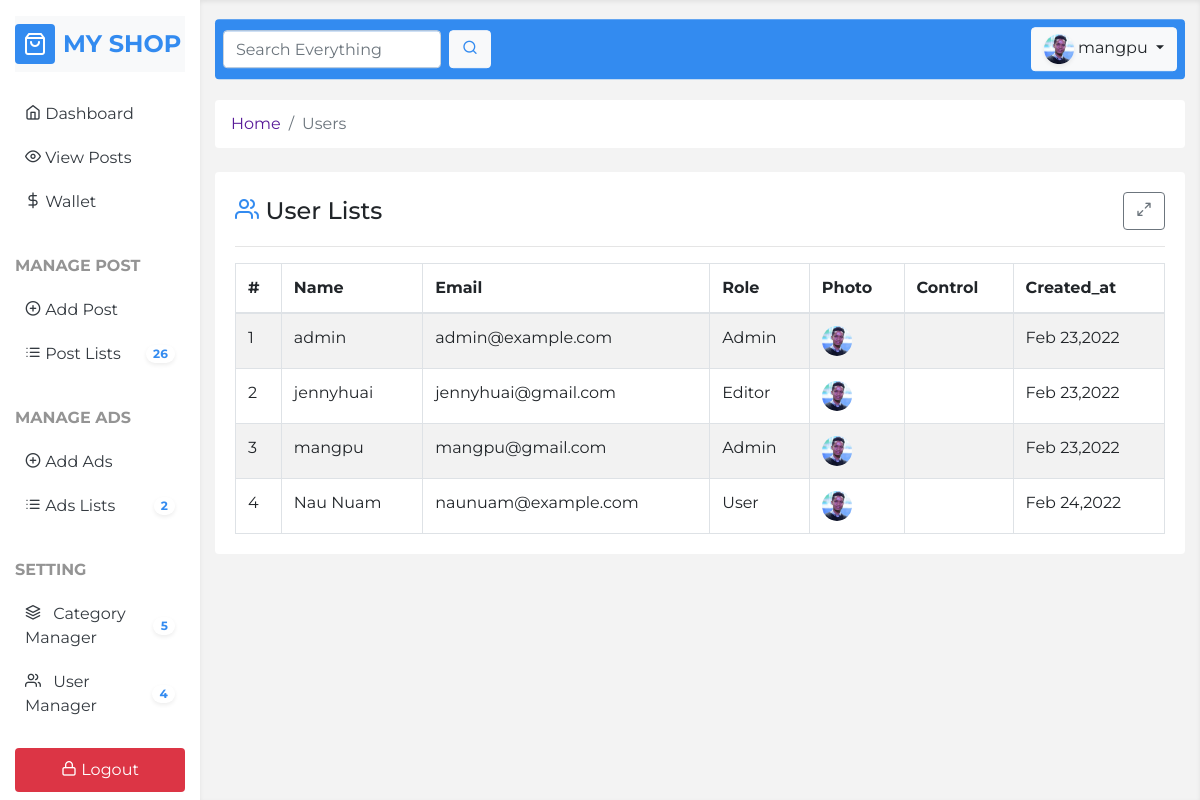
/user_list.php (signed in), run on the app's committed database.
### tables this page shows
CREATE TABLE `users` (
  `id` int(11) NOT NULL,
  `name` varchar(50) NOT NULL,
  `email` varchar(50) NOT NULL,
  `password` varchar(255) NOT NULL,
  `role` enum('0','1','2') NOT NULL DEFAULT '2',
  `photo` varchar(255) NOT NULL DEFAULT 'default.png',
  `balance` bigint(20) NOT NULL,
  `created_at` timestamp NOT NULL DEFAULT current_timestamp()
);

### core/base.php (called while the page is built, shortened)
<?php
function con() {
   return mysqli_connect("localhost", "root", "", "my_blog");
}
$role = ["Admin", "Editor", "User"];
$url = "http://{$_SERVER['HTTP_HOST']}";

### core/functions.php (called while the page is built, shortened)
<?php
function fetchAll($sql) {
    $query = mysqli_query(con(), $sql);
    $rows = [];
    while($row = mysqli_fetch_assoc($query)) {
        array_push($rows, $row);
    }
    return $rows;
}
function showTime($timestamp, $format='d-m-Y') {
     return date($format, strtotime($timestamp));
}
function users() {
    $sql = "SELECT * FROM users";
    return fetchAll($sql);
}

### user_list.php (the view, shortened to what this page needs)
<?php include "template/header.php"; ?>
        <div class="row">
                <div class="col-12">
                    <nav aria-label="breadcrumb">
                        <ol class="breadcrumb bg-white mb-4">
                            <li class="breadcrumb-item"><a href="<?php echo $url; ?>/dashboard.php">Home</a></li>
                            <li class="breadcrumb-item active" aria-current="page">Users</li>
                        </ol>
                    </nav>
                </div>
            </div>
            <div class="row">
                <div class="col-12">
                    <div class="card mb-4">
                        <div class="card-body">
                            <div class="d-flex justify-content-between align-items-center">
                                <h4 class="mb-0">
                                    <i class="feather-users text-primary"></i> User Lists
                                </h4>
                                <a href="#" class="btn btn-outline-secondary full-screen-btn">
                                        <i class="feather-maximize-2"></i>
                                </a>
                            </div>
                            <hr>
                             <table class="table table-hover table-bordered table-striped mt-3 mb-0">
                                <thead>
                                    <tr>
                                        <th>#</th>
                                        <th>Name</th>
                                        <th>Email</th>
                                        <th>Role</th>
                                        <th>Photo</th>
                                        <th>Control</th>
                                        <th>Created_at</th>
                                    </tr>
                                </thead>
                                <tbody>
                                    <?php
                                        foreach(users() as $c) {
                                    ?>
                                            <tr>
                                                <td><?php echo $c['id']; ?></td>
                                                <td><?php echo $c['name']; ?></td>
                                                <td><?php echo $c['email']; ?></td>
                                                <td><?php echo $role[$c['role']]; ?></td>
                                                <td><img src="<?php echo $url; ?>/assets/img/<?php echo $_SESSION['user']['photo']; ?>" alt=""></td>
                                                <td></td>
                                                <td><?php echo showTime($c['created_at'], 'M d,Y'); ?></td>
                                            </tr>
                                    <?php }; ?>
                                </tbody>
                            </table>
                        </div>
                    </div>
                </div>
            </div>
<?php include "template/footer.php"; ?>

### assets/css/style.css (style rules this page uses)
:root { --primary-soft: #f3f3f3; }
.card { border:none; }
table tr td img { height: 30px; border-radius: 50%; }

### data on the page
users: id "1", name "admin", email "admin@example.com", role "Admin", created_at "Feb 23,2022"
users: id "2", name "jennyhuai", email "jennyhuai@gmail.com", role "Editor", created_at "Feb 23,2022"
users: id "3", name "mangpu", email "mangpu@gmail.com", role "Admin", created_at "Feb 23,2022"
users: id "4", name "Nau Nuam", email "naunuam@example.com", role "User", created_at "Feb 24,2022"

### other printed values
countTotal("posts") "26"
countTotal("ads") "2"
countTotal("categories") "5"
countTotal("users") "4"
$_SESSION['user']['name'] "mangpu"
